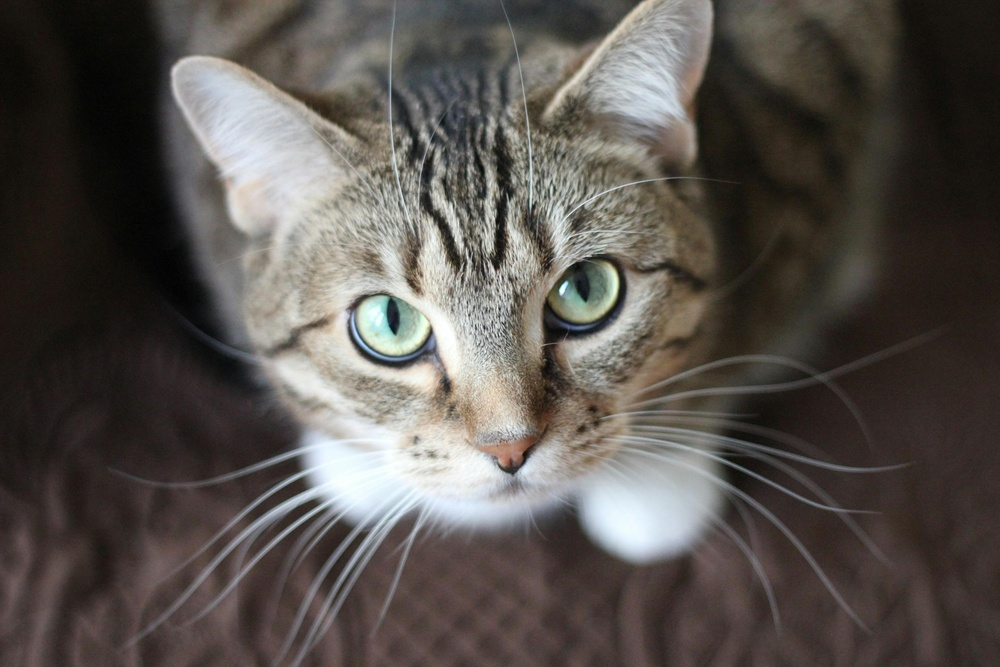
#> input picture cgcg/cat.jpg, 1000 x 667 px, shrunk from 3456 x 2304 before the run
$ jupyter execute ip4.ipynb
#> lines starting #> are read from the running program, lines starting #| are printed output that depends on the picture
[cell 1]
import numpy as np
from matplotlib import pyplot as plt
import cv2

[cell 2]
img1=cv2.imread("cat.jpg")
#> img1 is the input picture: shape (667, 1000, 3); mean B, G, R 77.8, 82.3, 87.6
img2=cv2.blur(img1,(55,55))
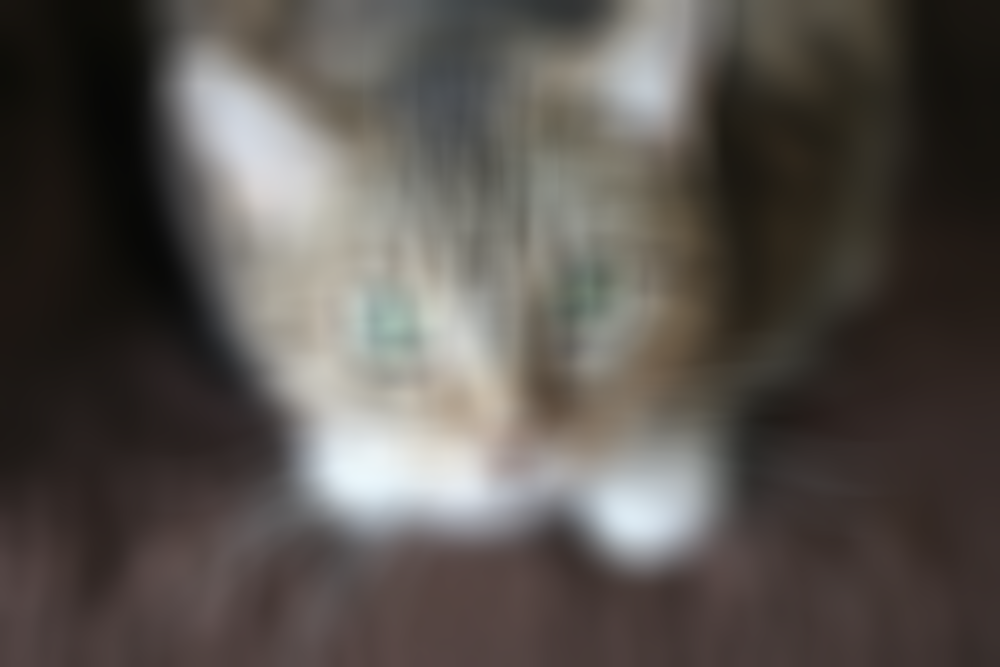
#> img2: shape (667, 1000, 3); mean B, G, R 77.8, 82.3, 87.6
img_smooth=cv2.bilateralFilter(img1,15,150,150)

plt.subplot(1,3,1)
plt.imshow(img1)
plt.subplot(1,3,2)
plt.imshow(img2)
plt.subplot(1,3,3)
plt.imshow(img_smooth)
plt.show()
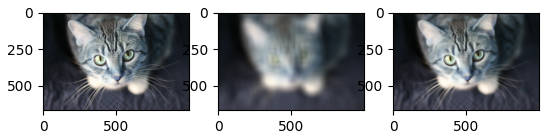
#> figure drawn by matplotlib, 3 panels; B, G, R data is drawn as R, G, B

$ run again, with cgcg/faces.jpeg copied over cgcg/cat.jpg
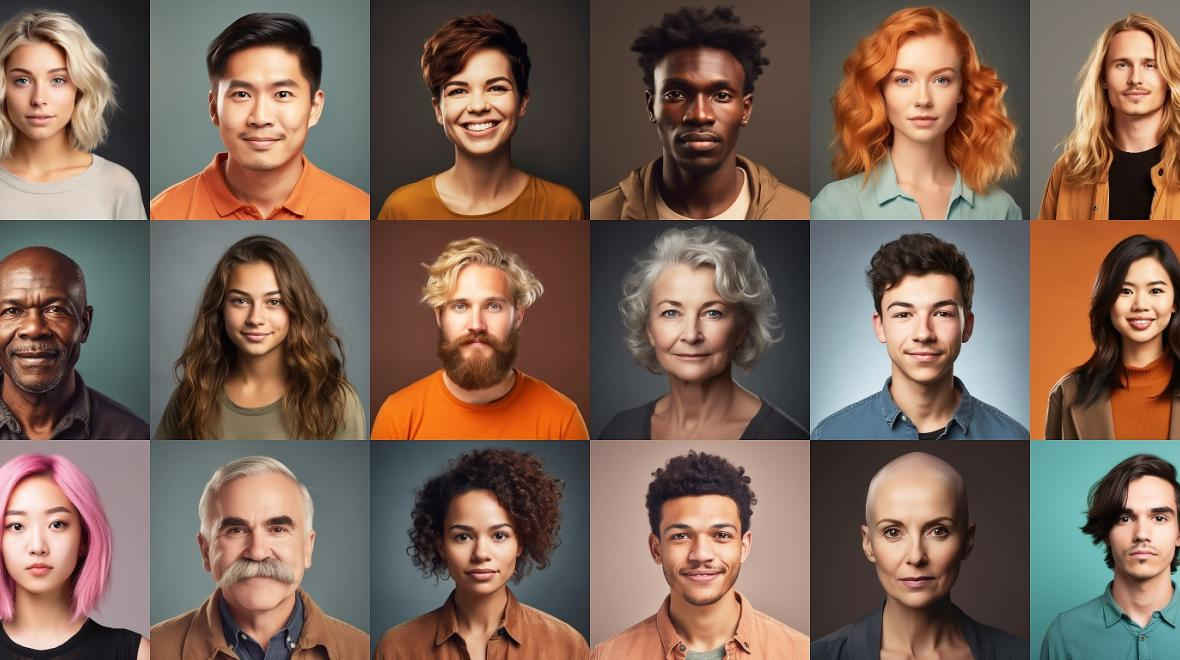
#> input picture cgcg/faces.jpeg, 1180 x 660 px
#> img1 is the input picture: shape (660, 1180, 3); mean B, G, R 86.8, 100.2, 123.9
#> `img2=cv2.blur(img1,(55,55))`:
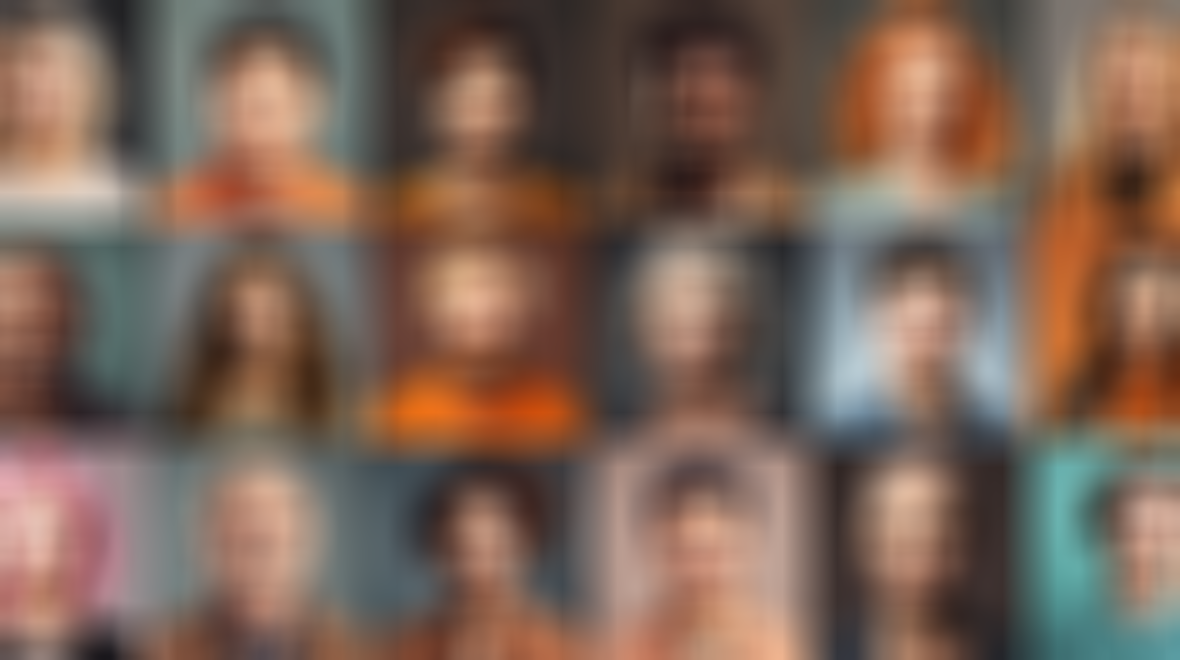
#> img2: shape (660, 1180, 3); mean B, G, R 86.8, 100.2, 123.9
#> `plt.show()`:
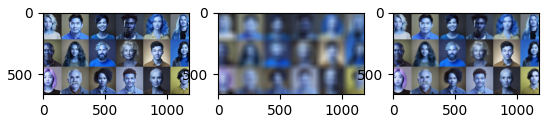
#> figure drawn by matplotlib, 3 panels; B, G, R data is drawn as R, G, B
